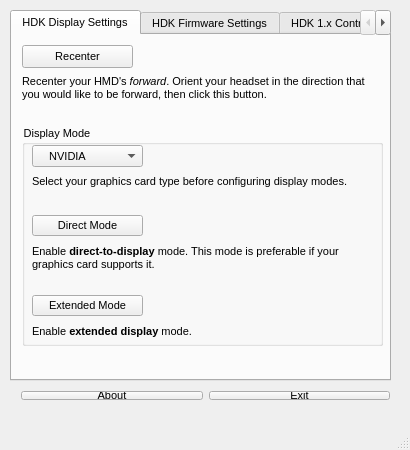
<?xml version="1.0" encoding="UTF-8"?>
<ui version="4.0">
 <class>MainWindow</class>
 <widget class="QMainWindow" name="MainWindow">
  <property name="geometry">
   <rect>
    <x>0</x>
    <y>0</y>
    <width>410</width>
    <height>450</height>
   </rect>
  </property>
  <property name="sizePolicy">
   <sizepolicy hsizetype="Fixed" vsizetype="Fixed">
    <horstretch>0</horstretch>
    <verstretch>0</verstretch>
   </sizepolicy>
  </property>
  <property name="minimumSize">
   <size>
    <width>410</width>
    <height>450</height>
   </size>
  </property>
  <property name="maximumSize">
   <size>
    <width>410</width>
    <height>500</height>
   </size>
  </property>
  <property name="windowTitle">
   <string>HDK Control Panel Interface</string>
  </property>
  <property name="styleSheet">
   <string notr="true">font: 8pt &quot;Arial&quot;;
MainWindow {font::8px}</string>
  </property>
  <widget class="QWidget" name="centralWidget">
   <property name="styleSheet">
    <string notr="true">font: 8pt &quot;Arial&quot;;
font-size: 8pt;

</string>
   </property>
   <widget class="QTabWidget" name="tabWidget">
    <property name="enabled">
     <bool>true</bool>
    </property>
    <property name="geometry">
     <rect>
      <x>10</x>
      <y>10</y>
      <width>381</width>
      <height>371</height>
     </rect>
    </property>
    <property name="sizePolicy">
     <sizepolicy hsizetype="Fixed" vsizetype="Fixed">
      <horstretch>0</horstretch>
      <verstretch>0</verstretch>
     </sizepolicy>
    </property>
    <property name="maximumSize">
     <size>
      <width>8888</width>
      <height>8888</height>
     </size>
    </property>
    <property name="font">
     <font>
      <family>Arial</family>
      <pointsize>8</pointsize>
      <weight>50</weight>
      <italic>false</italic>
      <bold>false</bold>
     </font>
    </property>
    <property name="currentIndex">
     <number>0</number>
    </property>
    <widget class="QWidget" name="SWUtilTab">
     <attribute name="title">
      <string>HDK Display Settings</string>
     </attribute>
     <widget class="QPushButton" name="recenterButton">
      <property name="geometry">
       <rect>
        <x>10</x>
        <y>10</y>
        <width>111</width>
        <height>23</height>
       </rect>
      </property>
      <property name="text">
       <string>Recenter</string>
      </property>
     </widget>
     <widget class="QLabel" name="label_30">
      <property name="geometry">
       <rect>
        <x>10</x>
        <y>40</y>
        <width>351</width>
        <height>31</height>
       </rect>
      </property>
      <property name="text">
       <string>&lt;html&gt;&lt;head/&gt;&lt;body&gt;&lt;p&gt;Recenter your HMD's &lt;span style=&quot; font-style:italic;&quot;&gt;forward&lt;/span&gt;. Orient your headset in the direction that you would like to be forward, then click this button.&lt;/p&gt;&lt;/body&gt;&lt;/html&gt;</string>
      </property>
      <property name="alignment">
       <set>Qt::AlignLeading|Qt::AlignLeft|Qt::AlignTop</set>
      </property>
      <property name="wordWrap">
       <bool>true</bool>
      </property>
     </widget>
     <widget class="QGroupBox" name="displayMode">
      <property name="geometry">
       <rect>
        <x>10</x>
        <y>90</y>
        <width>361</width>
        <height>221</height>
       </rect>
      </property>
      <property name="title">
       <string>Display Mode</string>
      </property>
      <widget class="QComboBox" name="GPUType">
       <property name="geometry">
        <rect>
         <x>10</x>
         <y>20</y>
         <width>111</width>
         <height>22</height>
        </rect>
       </property>
       <item>
        <property name="text">
         <string>    NVIDIA</string>
        </property>
       </item>
       <item>
        <property name="text">
         <string>    AMD</string>
        </property>
       </item>
      </widget>
      <widget class="QLabel" name="label_38">
       <property name="geometry">
        <rect>
         <x>10</x>
         <y>50</y>
         <width>341</width>
         <height>16</height>
        </rect>
       </property>
       <property name="text">
        <string>Select your graphics card type before configuring display modes.</string>
       </property>
       <property name="alignment">
        <set>Qt::AlignLeading|Qt::AlignLeft|Qt::AlignTop</set>
       </property>
       <property name="wordWrap">
        <bool>true</bool>
       </property>
      </widget>
      <widget class="QPushButton" name="directModeButton">
       <property name="geometry">
        <rect>
         <x>10</x>
         <y>90</y>
         <width>111</width>
         <height>21</height>
        </rect>
       </property>
       <property name="text">
        <string>Direct Mode</string>
       </property>
      </widget>
      <widget class="QLabel" name="label_31">
       <property name="geometry">
        <rect>
         <x>10</x>
         <y>120</y>
         <width>341</width>
         <height>31</height>
        </rect>
       </property>
       <property name="text">
        <string>&lt;html&gt;&lt;head/&gt;&lt;body&gt;&lt;p&gt;Enable &lt;span style=&quot; font-weight:600;&quot;&gt;direct-to-display&lt;/span&gt; mode. This mode is preferable if your graphics card supports it.&lt;/p&gt;&lt;/body&gt;&lt;/html&gt;</string>
       </property>
       <property name="alignment">
        <set>Qt::AlignLeading|Qt::AlignLeft|Qt::AlignTop</set>
       </property>
       <property name="wordWrap">
        <bool>true</bool>
       </property>
      </widget>
      <widget class="QPushButton" name="extendedModeButton">
       <property name="geometry">
        <rect>
         <x>10</x>
         <y>170</y>
         <width>111</width>
         <height>21</height>
        </rect>
       </property>
       <property name="text">
        <string>Extended Mode</string>
       </property>
      </widget>
      <widget class="QLabel" name="label_32">
       <property name="geometry">
        <rect>
         <x>10</x>
         <y>200</y>
         <width>341</width>
         <height>16</height>
        </rect>
       </property>
       <property name="text">
        <string>&lt;html&gt;&lt;head/&gt;&lt;body&gt;&lt;p&gt;Enable &lt;span style=&quot; font-weight:600;&quot;&gt;extended display&lt;/span&gt; mode.&lt;/p&gt;&lt;/body&gt;&lt;/html&gt;</string>
       </property>
       <property name="alignment">
        <set>Qt::AlignLeading|Qt::AlignLeft|Qt::AlignTop</set>
       </property>
       <property name="wordWrap">
        <bool>true</bool>
       </property>
      </widget>
     </widget>
    </widget>
    <widget class="QWidget" name="HDKTab">
     <attribute name="title">
      <string>HDK Firmware Settings</string>
     </attribute>
     <widget class="QPushButton" name="updateFWButton">
      <property name="geometry">
       <rect>
        <x>10</x>
        <y>90</y>
        <width>131</width>
        <height>23</height>
       </rect>
      </property>
      <property name="text">
       <string>Update Firmware</string>
      </property>
     </widget>
     <widget class="QPushButton" name="checkFWButton">
      <property name="geometry">
       <rect>
        <x>10</x>
        <y>10</y>
        <width>131</width>
        <height>23</height>
       </rect>
      </property>
      <property name="text">
       <string>Check Firmware Version</string>
      </property>
     </widget>
     <widget class="QLabel" name="label_34">
      <property name="geometry">
       <rect>
        <x>10</x>
        <y>40</y>
        <width>351</width>
        <height>41</height>
       </rect>
      </property>
      <property name="text">
       <string>Display the firmware versions of your OSVR HDK. Ensure that your HDK is connected.</string>
      </property>
      <property name="alignment">
       <set>Qt::AlignLeading|Qt::AlignLeft|Qt::AlignTop</set>
      </property>
      <property name="wordWrap">
       <bool>true</bool>
      </property>
     </widget>
     <widget class="QLabel" name="label_33">
      <property name="geometry">
       <rect>
        <x>10</x>
        <y>120</y>
        <width>351</width>
        <height>16</height>
       </rect>
      </property>
      <property name="text">
       <string>&lt;html&gt;&lt;head/&gt;&lt;body&gt;&lt;p&gt;Update your OSVR HDK's firmware.&lt;/p&gt;&lt;/body&gt;&lt;/html&gt;</string>
      </property>
      <property name="alignment">
       <set>Qt::AlignLeading|Qt::AlignLeft|Qt::AlignTop</set>
      </property>
      <property name="wordWrap">
       <bool>true</bool>
      </property>
     </widget>
    </widget>
    <widget class="QWidget" name="HDK1Xtab">
     <attribute name="title">
      <string>HDK 1.x Controls</string>
     </attribute>
     <widget class="QLabel" name="label_40">
      <property name="geometry">
       <rect>
        <x>10</x>
        <y>10</y>
        <width>361</width>
        <height>31</height>
       </rect>
      </property>
      <property name="text">
       <string>&lt;html&gt;&lt;head/&gt;&lt;body&gt;&lt;p&gt;&lt;span style=&quot; font-style:italic;&quot;&gt;Note: These legacy settings are applicable only to HDK 1.x hardware (e.g. 1.2, 1.3, or 1.4). They will have no effect on other HMDs.&lt;/span&gt;&lt;/p&gt;&lt;/body&gt;&lt;/html&gt;</string>
      </property>
      <property name="alignment">
       <set>Qt::AlignLeading|Qt::AlignLeft|Qt::AlignTop</set>
      </property>
      <property name="wordWrap">
       <bool>true</bool>
      </property>
     </widget>
     <widget class="QPushButton" name="enableDisplayButton">
      <property name="geometry">
       <rect>
        <x>10</x>
        <y>50</y>
        <width>111</width>
        <height>23</height>
       </rect>
      </property>
      <property name="text">
       <string>Enable HDK Display</string>
      </property>
     </widget>
     <widget class="QLabel" name="label_35">
      <property name="geometry">
       <rect>
        <x>10</x>
        <y>80</y>
        <width>351</width>
        <height>31</height>
       </rect>
      </property>
      <property name="text">
       <string>Force the HDK display to turn on. Only necessary when the HDK display remains dark.</string>
      </property>
      <property name="alignment">
       <set>Qt::AlignLeading|Qt::AlignLeft|Qt::AlignTop</set>
      </property>
      <property name="wordWrap">
       <bool>true</bool>
      </property>
     </widget>
     <widget class="QPushButton" name="toggleSBSButton">
      <property name="geometry">
       <rect>
        <x>10</x>
        <y>130</y>
        <width>141</width>
        <height>21</height>
       </rect>
      </property>
      <property name="text">
       <string>Toggle Side-By-Side Mode</string>
      </property>
     </widget>
     <widget class="QLabel" name="label_39">
      <property name="geometry">
       <rect>
        <x>10</x>
        <y>160</y>
        <width>351</width>
        <height>31</height>
       </rect>
      </property>
      <property name="text">
       <string>Toggle side-by-side (SBS) rendering mode. Some early HDKs require this setting to render certain applications properly across both HDK displays.</string>
      </property>
      <property name="alignment">
       <set>Qt::AlignLeading|Qt::AlignLeft|Qt::AlignTop</set>
      </property>
      <property name="wordWrap">
       <bool>true</bool>
      </property>
     </widget>
     <widget class="QGroupBox" name="persistenceGroupBox">
      <property name="geometry">
       <rect>
        <x>10</x>
        <y>210</y>
        <width>361</width>
        <height>131</height>
       </rect>
      </property>
      <property name="title">
       <string>Screen Persistence</string>
      </property>
      <widget class="QGroupBox" name="persistenceGroup">
       <property name="geometry">
        <rect>
         <x>10</x>
         <y>10</y>
         <width>341</width>
         <height>71</height>
        </rect>
       </property>
       <property name="styleSheet">
        <string notr="true">border:0</string>
       </property>
       <property name="title">
        <string/>
       </property>
       <widget class="QRadioButton" name="screenPersistenceFull">
        <property name="geometry">
         <rect>
          <x>10</x>
          <y>10</y>
          <width>91</width>
          <height>17</height>
         </rect>
        </property>
        <property name="text">
         <string>Full (16.6 ms)</string>
        </property>
       </widget>
       <widget class="QRadioButton" name="screenPersistenceMedium">
        <property name="geometry">
         <rect>
          <x>10</x>
          <y>30</y>
          <width>111</width>
          <height>17</height>
         </rect>
        </property>
        <property name="text">
         <string>Medium (8.3 ms)</string>
        </property>
       </widget>
       <widget class="QRadioButton" name="screenPersistenceLow">
        <property name="geometry">
         <rect>
          <x>10</x>
          <y>50</y>
          <width>171</width>
          <height>17</height>
         </rect>
        </property>
        <property name="text">
         <string>Low (&lt; 3 ms) (Recommended)</string>
        </property>
        <property name="checked">
         <bool>true</bool>
        </property>
       </widget>
      </widget>
      <widget class="QLabel" name="label_36">
       <property name="geometry">
        <rect>
         <x>10</x>
         <y>80</y>
         <width>351</width>
         <height>41</height>
        </rect>
       </property>
       <property name="text">
        <string>&lt;html&gt;&lt;head/&gt;&lt;body&gt;&lt;p&gt;Configure screen persistence. Lower persistence results in improved image quality by reducing blur and other artifacts, but also reduces luminosity.&lt;/p&gt;&lt;/body&gt;&lt;/html&gt;</string>
       </property>
       <property name="alignment">
        <set>Qt::AlignLeading|Qt::AlignLeft|Qt::AlignTop</set>
       </property>
       <property name="wordWrap">
        <bool>true</bool>
       </property>
      </widget>
     </widget>
    </widget>
    <widget class="QWidget" name="UserSettingsTab">
     <property name="enabled">
      <bool>true</bool>
     </property>
     <attribute name="title">
      <string>User Settings</string>
     </attribute>
     <widget class="QWidget" name="gridLayoutWidget_3">
      <property name="geometry">
       <rect>
        <x>40</x>
        <y>0</y>
        <width>274</width>
        <height>126</height>
       </rect>
      </property>
      <layout class="QGridLayout" name="gridLayout_3">
       <item row="2" column="0">
        <widget class="QLabel" name="label_13">
         <property name="font">
          <font>
           <family>Arial</family>
           <pointsize>8</pointsize>
           <weight>50</weight>
           <italic>false</italic>
           <bold>false</bold>
          </font>
         </property>
         <property name="text">
          <string>Seated Eye Height (cm)</string>
         </property>
         <property name="alignment">
          <set>Qt::AlignRight|Qt::AlignTrailing|Qt::AlignVCenter</set>
         </property>
        </widget>
       </item>
       <item row="3" column="1">
        <widget class="QLineEdit" name="ipd"/>
       </item>
       <item row="3" column="0">
        <widget class="QLabel" name="label_2">
         <property name="font">
          <font>
           <family>Arial</family>
           <pointsize>8</pointsize>
           <weight>50</weight>
           <italic>false</italic>
           <bold>false</bold>
          </font>
         </property>
         <property name="text">
          <string>Inerpupillary distance (mm)</string>
         </property>
         <property name="alignment">
          <set>Qt::AlignRight|Qt::AlignTrailing|Qt::AlignVCenter</set>
         </property>
        </widget>
       </item>
       <item row="2" column="1">
        <widget class="QLineEdit" name="seatedHeight"/>
       </item>
       <item row="1" column="1">
        <widget class="QLineEdit" name="standingHeight"/>
       </item>
       <item row="1" column="0">
        <widget class="QLabel" name="label">
         <property name="font">
          <font>
           <family>Arial</family>
           <pointsize>8</pointsize>
           <weight>50</weight>
           <italic>false</italic>
           <bold>false</bold>
          </font>
         </property>
         <property name="text">
          <string>Standing Eye Height (cm)</string>
         </property>
         <property name="alignment">
          <set>Qt::AlignRight|Qt::AlignTrailing|Qt::AlignVCenter</set>
         </property>
        </widget>
       </item>
       <item row="0" column="1">
        <widget class="QComboBox" name="gender">
         <item>
          <property name="text">
           <string>Male</string>
          </property>
         </item>
         <item>
          <property name="text">
           <string>Female</string>
          </property>
         </item>
        </widget>
       </item>
       <item row="0" column="0">
        <widget class="QLabel" name="label_3">
         <property name="font">
          <font>
           <family>Arial</family>
           <pointsize>8</pointsize>
           <weight>50</weight>
           <italic>false</italic>
           <bold>false</bold>
          </font>
         </property>
         <property name="text">
          <string>Gender</string>
         </property>
         <property name="alignment">
          <set>Qt::AlignBottom|Qt::AlignRight|Qt::AlignTrailing</set>
         </property>
        </widget>
       </item>
      </layout>
     </widget>
     <widget class="QWidget" name="gridLayoutWidget">
      <property name="geometry">
       <rect>
        <x>10</x>
        <y>140</y>
        <width>356</width>
        <height>86</height>
       </rect>
      </property>
      <layout class="QGridLayout" name="gridLayout">
       <item row="1" column="4">
        <widget class="QLineEdit" name="dOsSpherical"/>
       </item>
       <item row="0" column="5">
        <widget class="QLabel" name="label_5">
         <property name="font">
          <font>
           <family>Arial</family>
           <pointsize>8</pointsize>
           <weight>50</weight>
           <italic>false</italic>
           <bold>false</bold>
          </font>
         </property>
         <property name="text">
          <string>Cylindrical</string>
         </property>
        </widget>
       </item>
       <item row="2" column="6">
        <widget class="QLineEdit" name="dOdAxis"/>
       </item>
       <item row="1" column="5">
        <widget class="QLineEdit" name="dOsCylindrical"/>
       </item>
       <item row="2" column="4">
        <widget class="QLineEdit" name="dOdSpherical"/>
       </item>
       <item row="1" column="6">
        <widget class="QLineEdit" name="dOsAxis"/>
       </item>
       <item row="2" column="5">
        <widget class="QLineEdit" name="dOdCylindrical"/>
       </item>
       <item row="0" column="4">
        <widget class="QLabel" name="label_4">
         <property name="font">
          <font>
           <family>Arial</family>
           <pointsize>8</pointsize>
           <weight>50</weight>
           <italic>false</italic>
           <bold>false</bold>
          </font>
         </property>
         <property name="text">
          <string>Spherical</string>
         </property>
         <property name="alignment">
          <set>Qt::AlignCenter</set>
         </property>
        </widget>
       </item>
       <item row="2" column="2">
        <widget class="QLabel" name="label_10">
         <property name="font">
          <font>
           <family>Arial</family>
           <pointsize>8</pointsize>
           <weight>50</weight>
           <italic>false</italic>
           <bold>false</bold>
          </font>
         </property>
         <property name="text">
          <string>R</string>
         </property>
         <property name="alignment">
          <set>Qt::AlignRight|Qt::AlignTrailing|Qt::AlignVCenter</set>
         </property>
        </widget>
       </item>
       <item row="1" column="2">
        <widget class="QLabel" name="label_9">
         <property name="font">
          <font>
           <family>Arial</family>
           <pointsize>8</pointsize>
           <weight>50</weight>
           <italic>false</italic>
           <bold>false</bold>
          </font>
         </property>
         <property name="text">
          <string>L</string>
         </property>
         <property name="alignment">
          <set>Qt::AlignRight|Qt::AlignTrailing|Qt::AlignVCenter</set>
         </property>
        </widget>
       </item>
       <item row="0" column="6">
        <widget class="QLabel" name="label_6">
         <property name="font">
          <font>
           <family>Arial</family>
           <pointsize>8</pointsize>
           <weight>50</weight>
           <italic>false</italic>
           <bold>false</bold>
          </font>
         </property>
         <property name="text">
          <string>Axis</string>
         </property>
         <property name="alignment">
          <set>Qt::AlignCenter</set>
         </property>
        </widget>
       </item>
       <item row="0" column="1">
        <widget class="QLabel" name="label_15">
         <property name="font">
          <font>
           <family>Arial</family>
           <pointsize>8</pointsize>
           <weight>50</weight>
           <italic>false</italic>
           <bold>false</bold>
          </font>
         </property>
         <property name="text">
          <string>Dominant</string>
         </property>
         <property name="alignment">
          <set>Qt::AlignCenter</set>
         </property>
        </widget>
       </item>
       <item row="1" column="3">
        <widget class="QLabel" name="label_7">
         <property name="font">
          <font>
           <family>Arial</family>
           <pointsize>8</pointsize>
           <weight>50</weight>
           <italic>false</italic>
           <bold>false</bold>
          </font>
         </property>
         <property name="text">
          <string> Distance Vision Prescription</string>
         </property>
         <property name="alignment">
          <set>Qt::AlignRight|Qt::AlignTrailing|Qt::AlignVCenter</set>
         </property>
         <property name="wordWrap">
          <bool>true</bool>
         </property>
        </widget>
       </item>
       <item row="1" column="1">
        <widget class="QRadioButton" name="OSdominant">
         <property name="layoutDirection">
          <enum>Qt::RightToLeft</enum>
         </property>
         <property name="text">
          <string/>
         </property>
        </widget>
       </item>
       <item row="2" column="1">
        <widget class="QRadioButton" name="ODdominant">
         <property name="layoutDirection">
          <enum>Qt::RightToLeft</enum>
         </property>
         <property name="text">
          <string/>
         </property>
        </widget>
       </item>
      </layout>
     </widget>
     <widget class="QWidget" name="gridLayoutWidget_2">
      <property name="geometry">
       <rect>
        <x>120</x>
        <y>240</y>
        <width>102</width>
        <height>80</height>
       </rect>
      </property>
      <layout class="QGridLayout" name="gridLayout_2">
       <item row="1" column="2">
        <widget class="QLabel" name="label_11">
         <property name="font">
          <font>
           <family>Arial</family>
           <pointsize>8</pointsize>
           <weight>50</weight>
           <italic>false</italic>
           <bold>false</bold>
          </font>
         </property>
         <property name="text">
          <string>R</string>
         </property>
         <property name="alignment">
          <set>Qt::AlignRight|Qt::AlignTrailing|Qt::AlignVCenter</set>
         </property>
        </widget>
       </item>
       <item row="0" column="2">
        <widget class="QLabel" name="label_12">
         <property name="font">
          <font>
           <family>Arial</family>
           <pointsize>8</pointsize>
           <weight>50</weight>
           <italic>false</italic>
           <bold>false</bold>
          </font>
         </property>
         <property name="text">
          <string>L</string>
         </property>
         <property name="alignment">
          <set>Qt::AlignRight|Qt::AlignTrailing|Qt::AlignVCenter</set>
         </property>
        </widget>
       </item>
       <item row="1" column="3">
        <widget class="QLineEdit" name="nOdAdd"/>
       </item>
       <item row="0" column="3">
        <widget class="QLineEdit" name="nOsAdd"/>
       </item>
       <item row="0" column="1">
        <widget class="QLabel" name="label_8">
         <property name="font">
          <font>
           <family>Arial</family>
           <pointsize>8</pointsize>
           <weight>50</weight>
           <italic>false</italic>
           <bold>false</bold>
          </font>
         </property>
         <property name="text">
          <string>Add Near</string>
         </property>
         <property name="alignment">
          <set>Qt::AlignRight|Qt::AlignTrailing|Qt::AlignVCenter</set>
         </property>
         <property name="wordWrap">
          <bool>true</bool>
         </property>
        </widget>
       </item>
      </layout>
     </widget>
     <widget class="QWidget" name="gridLayoutWidget_4">
      <property name="geometry">
       <rect>
        <x>30</x>
        <y>330</y>
        <width>320</width>
        <height>31</height>
       </rect>
      </property>
      <layout class="QGridLayout" name="gridLayout_4">
       <item row="0" column="1">
        <widget class="QPushButton" name="saveButton">
         <property name="text">
          <string>Save</string>
         </property>
        </widget>
       </item>
       <item row="0" column="0">
        <widget class="QPushButton" name="resetButton">
         <property name="text">
          <string>Reset</string>
         </property>
        </widget>
       </item>
      </layout>
     </widget>
    </widget>
   </widget>
   <widget class="QWidget" name="gridLayoutWidget_6">
    <property name="geometry">
     <rect>
      <x>10</x>
      <y>380</y>
      <width>391</width>
      <height>31</height>
     </rect>
    </property>
    <layout class="QGridLayout" name="bottomGridLayout">
     <item row="0" column="2">
      <widget class="QPushButton" name="exitButton">
       <property name="text">
        <string>Exit</string>
       </property>
      </widget>
     </item>
     <item row="0" column="1">
      <widget class="QPushButton" name="aboutButton">
       <property name="text">
        <string>About</string>
       </property>
      </widget>
     </item>
    </layout>
   </widget>
  </widget>
  <widget class="QMenuBar" name="menuBar">
   <property name="geometry">
    <rect>
     <x>0</x>
     <y>0</y>
     <width>410</width>
     <height>20</height>
    </rect>
   </property>
  </widget>
  <widget class="QStatusBar" name="statusBar"/>
 </widget>
 <layoutdefault spacing="6" margin="11"/>
 <tabstops>
  <tabstop>aboutButton</tabstop>
  <tabstop>exitButton</tabstop>
  <tabstop>tabWidget</tabstop>
  <tabstop>recenterButton</tabstop>
  <tabstop>GPUType</tabstop>
  <tabstop>directModeButton</tabstop>
  <tabstop>extendedModeButton</tabstop>
  <tabstop>checkFWButton</tabstop>
  <tabstop>updateFWButton</tabstop>
  <tabstop>enableDisplayButton</tabstop>
  <tabstop>toggleSBSButton</tabstop>
  <tabstop>screenPersistenceFull</tabstop>
  <tabstop>screenPersistenceMedium</tabstop>
  <tabstop>screenPersistenceLow</tabstop>
  <tabstop>gender</tabstop>
  <tabstop>standingHeight</tabstop>
  <tabstop>seatedHeight</tabstop>
  <tabstop>ipd</tabstop>
  <tabstop>OSdominant</tabstop>
  <tabstop>ODdominant</tabstop>
  <tabstop>dOsSpherical</tabstop>
  <tabstop>dOsCylindrical</tabstop>
  <tabstop>dOsAxis</tabstop>
  <tabstop>dOdSpherical</tabstop>
  <tabstop>dOdCylindrical</tabstop>
  <tabstop>dOdAxis</tabstop>
  <tabstop>nOsAdd</tabstop>
  <tabstop>nOdAdd</tabstop>
  <tabstop>resetButton</tabstop>
  <tabstop>saveButton</tabstop>
 </tabstops>
 <resources/>
 <connections/>
</ui>
